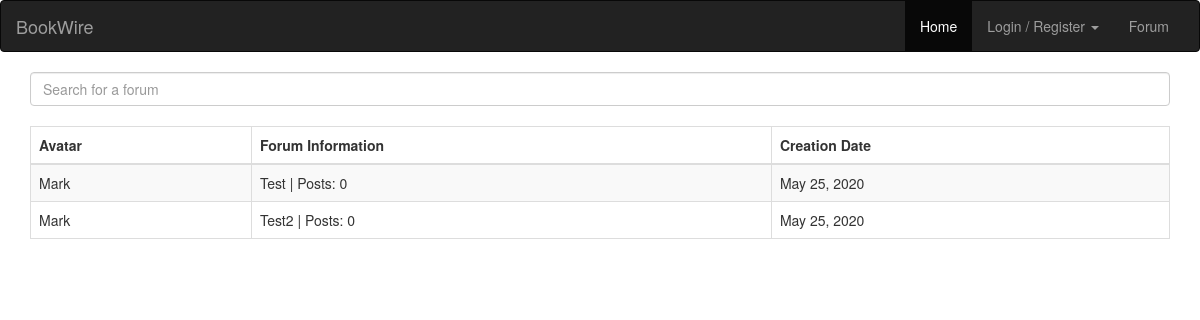
The app's page /forum/ with its own data.
### forum/models.py (models this page shows)
class Forum(models.Model):
	owner = models.ForeignKey(User, on_delete=models.CASCADE)
	title = models.CharField(max_length=1024)
	description = models.CharField(max_length=2048)
	created_at = models.DateField()

### forum/views.py (the view)
# urls.py: path('', views.forum_mainpage, name='forum_mainpage'),
def forum_mainpage(request):
	all_forums = Forum.objects.all()
	all_comments = Comment.objects.all()
	for i in all_forums:
		print(Comment.objects.filter(forum=i))
	context = {"all_forums": all_forums, "all_comments": all_comments}
	return render(request, "forum_mainpage.html", context)

### forum/templates/forum_mainpage.html (shortened to what this page needs)
{% extends "account_base.html" %}
{% load staticfiles %}
{% block content %}
<div class="container">
    {% if all_forums %}
    <div class="md-form active-purple-2 mb-3">
  <input class="form-control" type="text" id="tableSearch" placeholder="Search for a forum" aria-label="Search">
</div>
    <br>
    <table class="table table-striped table-bordered">
        <thead>
            <tr>
                <th scope="col">Avatar</th>
                <th scope="col">Forum Information</th>
                <th scope="col">Creation Date</th>
            </tr>
        </thead>
        <tbody id="myTable">
            {% for forum in all_forums %}
            <tr>
                <td>Mark</td>
                <td>{{forum.title}} | Posts: {{ all_comments.forum|length }}</td>
                <td>{{forum.created_at}}</td>
            </tr>
            {% endfor %}
        </tbody>
    </table>
    {% else %}
    <p>no forums</p>
    {% endif %}
</div>
{% endblock %}

### records on screen
Forum: title "Test", forum|length "0", created_at "May 25, 2020"
Forum: title "Test2", forum|length "0", created_at "May 25, 2020"
